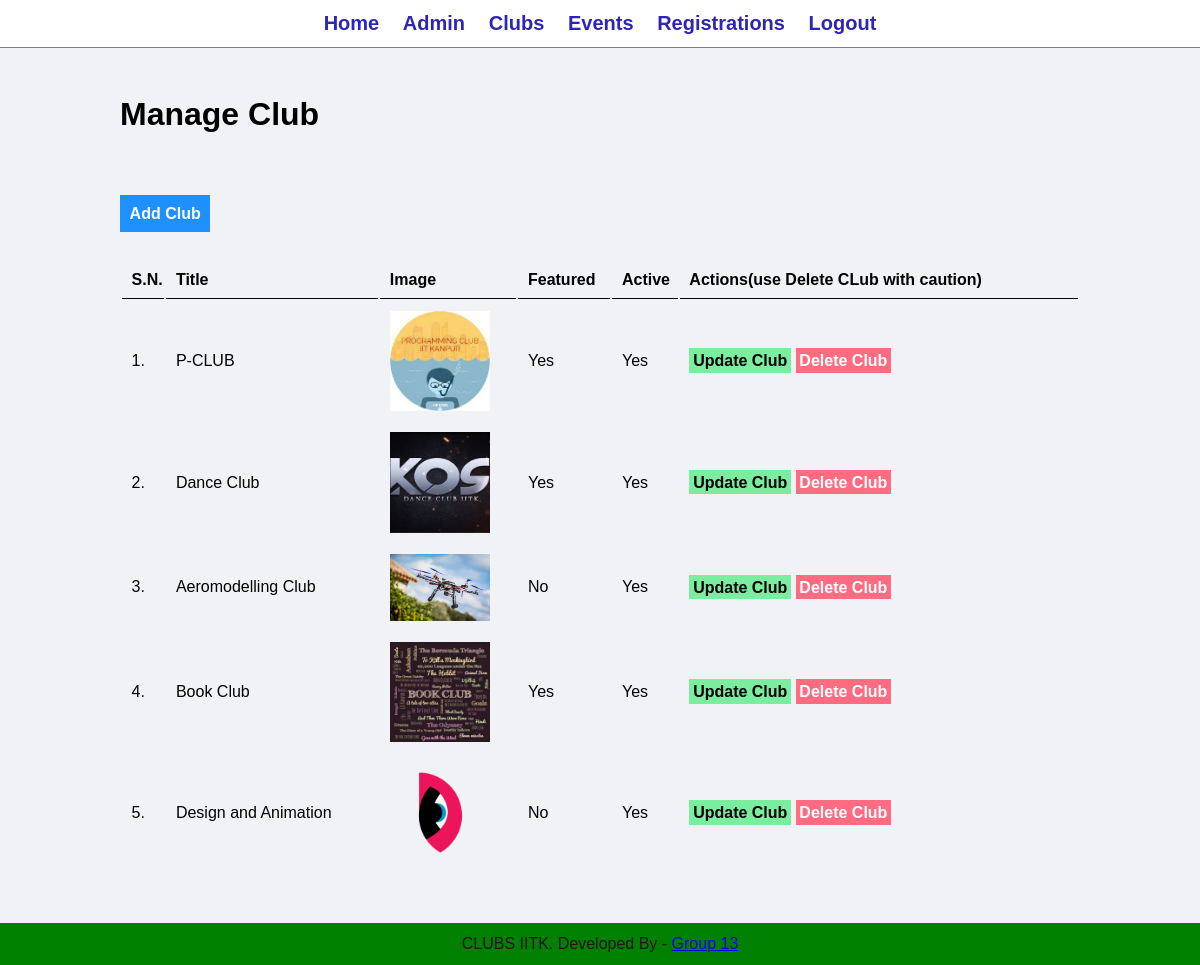
Screenshot of /admin/manage-club.php (signed in) with the database file from the repository.
### tables this page shows
CREATE TABLE `tbl_clubs` (
  `id` int(10) UNSIGNED NOT NULL,
  `title` varchar(100) NOT NULL,
  `image_name` varchar(255) NOT NULL,
  `featured` varchar(10) NOT NULL,
  `active` varchar(10) NOT NULL
);

### admin/manage-club.php (the view, shortened to what this page needs)
<?php include('partials/menu.php'); ?>
<div class="main-content">
    <div class="wrapper">
        <h1>Manage Club</h1>
        <br /><br />
        <br><br>
                <a href="<?php echo SITEURL; ?>admin/add-club.php" class="btn-primary">Add Club</a>
                <br /><br /><br />
                <table class="tbl-full">
                    <tr>
                        <th>S.N.</th>
                        <th>Title</th>
                        <th>Image</th>
                        <th>Featured</th>
                        <th>Active</th>
                        <th>Actions(use Delete CLub with caution)</th>
                    </tr>
                    <?php
                        $sql = "SELECT * FROM tbl_clubs";
                        $res = mysqli_query($conn, $sql);
                        $count = mysqli_num_rows($res);
                        $sn=1;
                        if($count>0)
                        {
                            while($row=mysqli_fetch_assoc($res))
                            {
                                $id = $row['id'];
                                $title = $row['title'];
                                $image_name = $row['image_name'];
                                $featured = $row['featured'];
                                $active = $row['active'];
                                ?>
                                    <tr>
                                        <td><?php echo $sn++; ?>. </td>
                                        <td><?php echo $title; ?></td>
                                        <td>
                                            <?php
                                                if($image_name!="")
                                                {
                                                    ?>
                                                    <img src="<?php echo SITEURL; ?>images/clubs/<?php echo $image_name; ?>" width="100px" >
                                                    <?php
                                                }
                                                else
                                                {
                                                    echo "<div class='error'>Image not Added.</div>";
                                                }
                                            ?>
                                        </td>
                                        <td><?php echo $featured; ?></td>
                                        <td><?php echo $active; ?></td>
                                        <td>
                                            <a href="<?php echo SITEURL; ?>admin/update-club.php?id=<?php echo $id; ?>" class="btn-secondary">Update Club</a>
                                            <a href="<?php echo SITEURL; ?>admin/delete-club.php?id=<?php echo $id; ?>&image_name=<?php echo $image_name; ?>" class="btn-danger">Delete Club</a>
                                        </td>
                                    </tr>
                                <?php
                            }
                        }
                        else
                        {
                            ?>
                            <tr>
                                <td colspan="6"><div class="error">No Club Added.</div></td>
                            </tr>
                            <?php
                        }
                    ?>
                </table>
    </div>
</div>
<?php include('partials/footer.php'); ?>

### css/admin.css (style rules this page uses)
* { margin: 0; padding: 0; font-family: Arial, Helvetica, sans-serif; }
.wrapper { padding: 1%; width: 80%; margin: 0 auto; }
.tbl-full { width: 100%; }
table tr th { border-bottom: 1px solid black; padding: 1%; text-align: left; }
table tr td { padding: 1%; width:min-content; }
.btn-primary { background-color: #1e90ff; padding: 1%; color: white; text-decoration: none; font-weight: bold; }
.btn-secondary { background-color: #7bed9f; padding: 1%; color: black; text-decoration: none; font-weight: bold; }
.btn-danger { background-color: #ff6b81; padding: 1%; color: white; text-decoration: none; font-weight: bold; }
.main-content { background-color: #f1f2f6; padding: 3% 0; }

### rows the page displays
tbl_clubs: title "P-CLUB", image_name (picture), featured "Yes", active "Yes"
tbl_clubs: title "Dance Club", image_name (picture), featured "Yes", active "Yes"
tbl_clubs: title "Aeromodelling Club", image_name (picture), featured "No", active "Yes"
tbl_clubs: title "Book Club", image_name (picture), featured "Yes", active "Yes"
tbl_clubs: title "Design and Animation", image_name (picture), featured "No", active "Yes"
